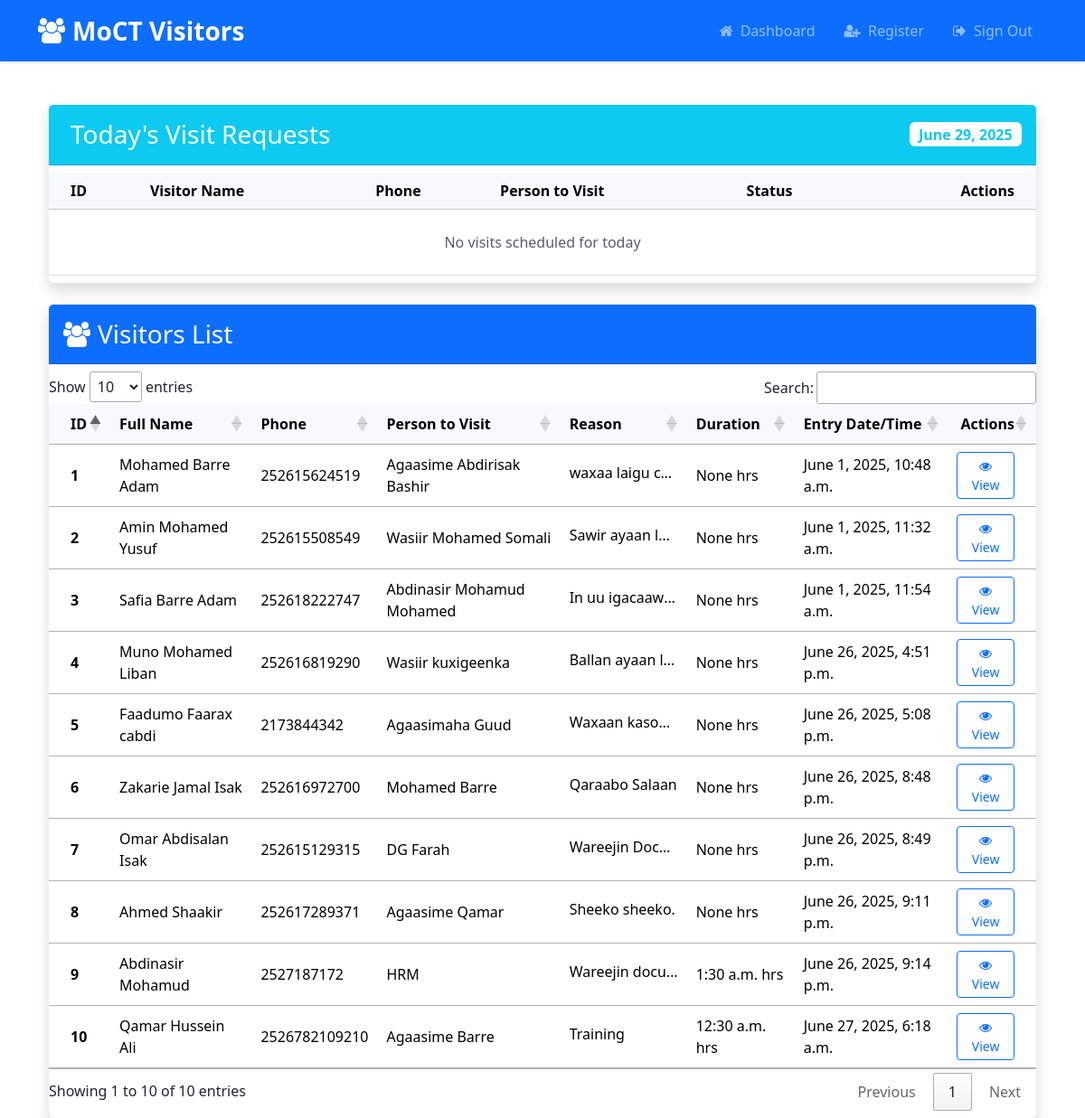
/ (signed in), run on the app's committed database.
### visitor_app/models.py (models this page shows, shortened)
class VisitorRegistration(models.Model):
    VISIT_STATUS = (
        ('Waiting', 'Waiting'),
        ('Next', 'Next'),
        ('Ongoing', 'Ongoing'),
        ('Completed', 'Completed'),
        ('Postponed', 'Postponed'),
        ('Cancelled', 'Cancelled'),
        ('Rejected', 'Rejected')
    )
    full_name = models.CharField(max_length=100)
    phone_number = models.CharField(max_length=20)
    person_to_visit = models.CharField(max_length=30)
    visit_reason = models.TextField()
    hours_to_stay = models.IntegerField(null=True, blank=True,help_text="Enter the number of hours you plan to stay")
    check_in_date = models.DateTimeField(auto_now_add=True)
    visit_status = models.CharField(max_length=20, choices=VISIT_STATUS, default='Waiting')

### visitor_app/views.py (the view)
# urls.py: path('', views.dashboard, name="dashboard"),
@login_required(login_url=reverse_lazy('login_page'))
def dashboard(request):
    today = timezone.localdate()
    start_datetime = timezone.make_aware(datetime.combine(today, datetime.min.time()))
    end_datetime = timezone.make_aware(datetime.combine(today, datetime.max.time()))
    records = VisitorRegistration.objects.all()
    todays_records = VisitorRegistration.objects.filter(
        check_in_date__range=(start_datetime, end_datetime)
    )
    context = {
        'records': records,
        'todays_records': todays_records,
        'today': today,
    }
    return render(request, 'visitor_app/dashboard.html', context)

### visitor_app/templates/visitor_app/dashboard.html (shortened to what this page needs)
{% extends 'visitor_app/base.html' %}
{% block content %}
<div class="container-fluid mt-4">
  <div class="card border-0 shadow mb-4">
    <div class="card-header bg-info text-white py-3">
      <div class="d-flex justify-content-between align-items-center">
        <h3 class="mb-0">
          Today's Visit Requests
        </h3>
        <span class="badge bg-white text-info fs-6">{{ today|date:"F j, Y" }}</span>
      </div>
    </div>
    <div class="card-body px-0 py-2">
      <div class="table-responsive">
        <table id="todaysVisits" class="table table-hover align-middle mb-0">
          <thead class="table-light">
            <tr>
              <th class="ps-4">ID</th>
              <th>Visitor Name</th>
              <th>Phone</th>
              <th>Person to Visit</th>
              <th>Status</th>
              <th class="text-end pe-4">Actions</th>
            </tr>
          </thead>
          <tbody>
            {% if todays_records %}
              {% for record in todays_records %}
              <tr>
                <td class="ps-4 fw-semibold">{{ record.id }}</td>
                <td>{{ record.full_name }}</td>
                <td>{{ record.phone_number }}</td>
                <td>{{ record.person_to_visit }}</td>
                <!-- <td>
                  <span class="d-inline-block text-truncate" style="max-width: 120px;"
                        data-bs-toggle="tooltip"
                        data-bs-html="true"
                        title='<div class="text-start"><strong>Reason:</strong><br>{{ record.visit_reason }}</div>'>
                    {{ record.visit_reason }}
                  </span>
                </td>
                <td>{{ record.hours_to_stay }} hrs</td>
                <td>{{ record.check_in_date|time:"H:i" }}</td>-->
                <td>
                  <span class="badge d-inline-flex align-items-center
                    {% if record.visit_status == 'Waiting' %}bg-warning text-dark
                    {% elif record.visit_status == 'Next' %}bg-info text-white
                    {% elif record.visit_status == 'Ongoing' %}bg-primary text-white
                    {% elif record.visit_status == 'Completed' %}bg-success text-white
                    {% elif record.visit_status == 'Postponed' %}bg-secondary text-white
                    {% elif record.visit_status == 'Cancelled' %}bg-danger text-white
                    {% elif record.visit_status == 'Rejected' %}bg-dark text-white
                    {% else %}bg-light text-dark{% endif %}">
                    {% if record.visit_status == 'Waiting' %}
                        <i class="fa fa-clock me-1"></i>Waiting
                    {% elif record.visit_status == 'Next' %}
                        <i class="fa fa-arrow-right me-1"></i>Next
                    {% elif record.visit_status == 'Ongoing' %}
                        <i class="fa fa-spinner fa-spin me-1"></i>Ongoing
                    {% elif record.visit_status == 'Completed' %}
                        <i class="fa fa-check-circle me-1"></i>Completed
                    {% elif record.visit_status == 'Postponed' %}
                        <i class="fa fa-calendar-plus me-1"></i>Postponed
                    {% elif record.visit_status == 'Cancelled' %}
                        <i class="fa fa-times-circle me-1"></i>Cancelled
                    {% elif record.visit_status == 'Rejected' %}
                        <i class="fa fa-ban me-1"></i>Rejected
                    {% else %}
                        <i class="fa fa-question-circle me-1"></i>Unknown
                    {% endif %}
                  </span>
                </td>
                <td class="text-end pe-4">
                  <div class="btn-group btn-group-sm" role="group">
                    <button type="button" class="btn btn-outline-primary" data-bs-toggle="modal" data-bs-target="#todayViewModal{{ record.id }}">
                      <i class="fa fa-eye"></i>
                    </button>
                    <button type="button" class="btn btn-outline-success" title="Approve Visit">
                      <i class="fa fa-check"></i>
                    </button>
                    <div class="btn-group btn-group-sm" role="group">
                      <button type="button" class="btn btn-outline-warning dropdown-toggle" data-bs-toggle="dropdown" title="Wait Time">
                        <i class="fa fa-clock"></i>
                      </button>
                      <ul class="dropdown-menu dropdown-menu-end">
                        <li><a class="dropdown-item" href="#"><i class="fa fa-clock me-2"></i>Wait 15 minutes</a></li>
                        <li><a class="dropdown-item" href="#"><i class="fa fa-clock me-2"></i>Wait 30 minutes</a></li>
                        <li><a class="dropdown-item" href="#"><i class="fa fa-clock me-2"></i>Wait 1 hour</a></li>
                      </ul>
                    </div>
                    <button type="button" class="btn btn-outline-secondary" title="Postpone to Tomorrow">
                      <i class="fa fa-forward"></i>
                    </button>
                    <button type="button" class="btn btn-outline-danger" title="Cancel Visit">
                      <i class="fa fa-times"></i>
                    </button>
                  </div>
                </td>
              </tr>
              {% endfor %}
            {% else %}
              <tr>
                <td colspan="9" class="text-center py-4 text-muted">No visits scheduled for today</td>
              </tr>
            {% endif %}
          </tbody>
        </table>
      </div>
    </div>
  </div>
</div>
<div class="container-fluid mt-4">
  <div class="card border-0 shadow">
    <div class="card-header bg-primary text-white py-3">
      <div class="d-flex justify-content-between align-items-center">
        <h3 class="mb-0">
          <i class="fa fa-users me-2"></i>Visitors List
        </h3>
      </div>
    </div>
    <div class="card-body px-0 py-2">
      <div class="table-responsive">
        <table id="datatables" class="table table-hover align-middle mb-0">
          <thead class="table-light">
            <tr>
              <th class="ps-4">ID</th>
              <th>Full Name</th>
              <th>Phone</th>
              <th>Person to Visit</th>
              <th>Reason</th>
              <th>Duration</th>
              <th>Entry Date/Time</th>
              <th class="text-end pe-4">Actions</th>
            </tr>
          </thead>
          <tbody>
            {% if records %}
              {% for record in records %}
              <tr>
                <td class="ps-4 fw-semibold">{{ record.id }}</td>
                <td>{{ record.full_name }}</td>
                <td>{{ record.phone_number }}</td>
                <td>{{ record.person_to_visit }}</td>
                <td>
                  <span class="d-inline-block text-truncate" style="max-width: 120px;"
                        data-bs-toggle="tooltip"
                        data-bs-html="true"
                        title='<div class="text-start"><strong>Reason:</strong><br>{{ record.visit_reason }}</div>'>
                    {{ record.visit_reason }}
                  </span>
                </td>
                <td>{{ record.hours_to_stay }} hrs</td>
                <td>{{ record.check_in_date }}</td>
                <td class="text-end pe-4">
                  <div class="btn-group btn-group-sm" role="group">
                    <button type="button" class="btn btn-outline-primary" data-bs-toggle="modal" data-bs-target="#viewModal{{ record.id }}">
                      <i class="fa fa-eye"></i> View
                    </button>
                  </div>
                </td>
              </tr>
              {% endfor %}
            {% endif %}
          </tbody>
        </table>
      </div>
    </div>
  </div>
</div>
{% endblock %}

### visitor_app/templates/visitor_app/base.html (shortened to what this page needs)
<!DOCTYPE html>
<html lang="en">
  <head>
    <link
      href="https://cdn.jsdelivr.net/npm/bootstrap@5.3.3/dist/css/bootstrap.min.css"
      rel="stylesheet"
    />
    <link
      rel="stylesheet"
      href="https://cdnjs.cloudflare.com/ajax/libs/font-awesome/4.7.0/css/font-awesome.min.css"
    />
    <link
      rel="stylesheet"
      href="https://cdn.datatables.net/1.13.6/css/jquery.dataTables.min.css"
    />
  </head>
  <body>
    {% include 'visitor_app/navbar.html' %}
    <div class="container">
      <br />
      {% block content %}
      {% endblock %}
    </div>
  </body>
</html>

### visitor_app/templates/visitor_app/navbar.html (shortened to what this page needs)
<nav class="navbar navbar-expand-lg navbar-dark bg-primary shadow-sm py-2">
  <div class="container">
    <a class="navbar-brand fs-3 fw-bold d-flex align-items-center" href="{% url 'dashboard' %}">
      <i class="fa fa-users me-2"></i>
      <span class="d-none d-sm-inline">MoCT Visitors</span>
    </a>
    <div class="collapse navbar-collapse" id="navbarNav">
      <ul class="navbar-nav ms-auto">
        {% if user.is_authenticated %}
        <li class="nav-item">
          <a class="nav-link position-relative px-3" href="{% url 'dashboard' %}">
            <i class="fa fa-home me-1"></i>
            Dashboard
          </a>
        </li>
        <li class="nav-item">
          <a class="nav-link position-relative px-3" href="{% url 'register_visitor' %}">
            <i class="fa fa-user-plus me-1"></i>
            Register
          </a>
        </li>
        <li class="nav-item">
          <a class="nav-link position-relative px-3 text-white-80" href="{% url 'user_logout' %}">
            <i class="fa fa-sign-out me-1"></i>
            Sign Out
          </a>
        </li>
        {% endif %}
      </ul>
    </div>
  </div>
</nav>

### data on the page
VisitorRegistration: id "1", full_name "Mohamed Barre Adam", phone_number "252615624519", person_to_visit "Agaasime Abdirisak Bashir", visit_reason "waxaa laigu c…", hours_to_stay "None", check_in_date "June 1, 2025, 10:48 a.m."
VisitorRegistration: id "2", full_name "Amin Mohamed Yusuf", phone_number "252615508549", person_to_visit "Wasiir Mohamed Somali", visit_reason "Sawir ayaan l…", hours_to_stay "None", check_in_date "June 1, 2025, 11:32 a.m."
VisitorRegistration: id "3", full_name "Safia Barre Adam", phone_number "252618222747", person_to_visit "Abdinasir Mohamud Mohamed", visit_reason "In uu igacaaw…", hours_to_stay "None", check_in_date "June 1, 2025, 11:54 a.m."
VisitorRegistration: id "4", full_name "Muno Mohamed Liban", phone_number "252616819290", person_to_visit "Wasiir kuxigeenka", visit_reason "Ballan ayaan l…", hours_to_stay "None", check_in_date "June 26, 2025, 4:51 p.m."
VisitorRegistration: id "5", full_name "Faadumo Faarax cabdi", phone_number "2173844342", person_to_visit "Agaasimaha Guud", visit_reason "Waxaan kaso…", hours_to_stay "None", check_in_date "June 26, 2025, 5:08 p.m."
VisitorRegistration: id "6", full_name "Zakarie Jamal Isak", phone_number "252616972700", person_to_visit "Mohamed Barre", visit_reason "Qaraabo Salaan", hours_to_stay "None", check_in_date "June 26, 2025, 8:48 p.m."
VisitorRegistration: id "7", full_name "Omar Abdisalan Isak", phone_number "252615129315", person_to_visit "DG Farah", visit_reason "Wareejin Doc…", hours_to_stay "None", check_in_date "June 26, 2025, 8:49 p.m."
VisitorRegistration: id "8", full_name "Ahmed Shaakir", phone_number "252617289371", person_to_visit "Agaasime Qamar", visit_reason "Sheeko sheeko.", hours_to_stay "None", check_in_date "June 26, 2025, 9:11 p.m."
VisitorRegistration: id "9", full_name "Abdinasir Mohamud", phone_number "2527187172", person_to_visit "HRM", visit_reason "Wareejin docu…", hours_to_stay "1:30 a.m.", check_in_date "June 26, 2025, 9:14 p.m."
VisitorRegistration: id "10", full_name "Qamar Hussein Ali", phone_number "2526782109210", person_to_visit "Agaasime Barre", visit_reason "Training", hours_to_stay "12:30 a.m.", check_in_date "June 27, 2025, 6:18 a.m."

### other printed values
{{ today|date:"F j, Y" }} "June 29, 2025"
